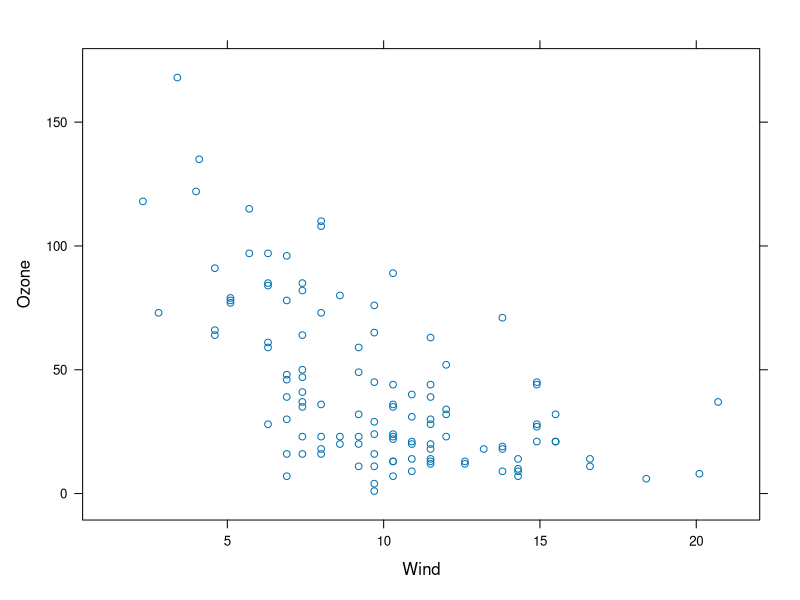
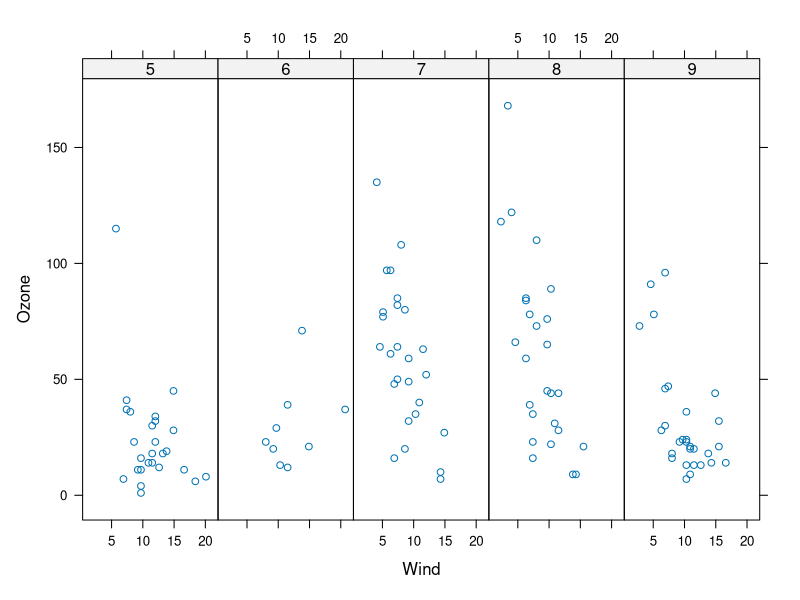
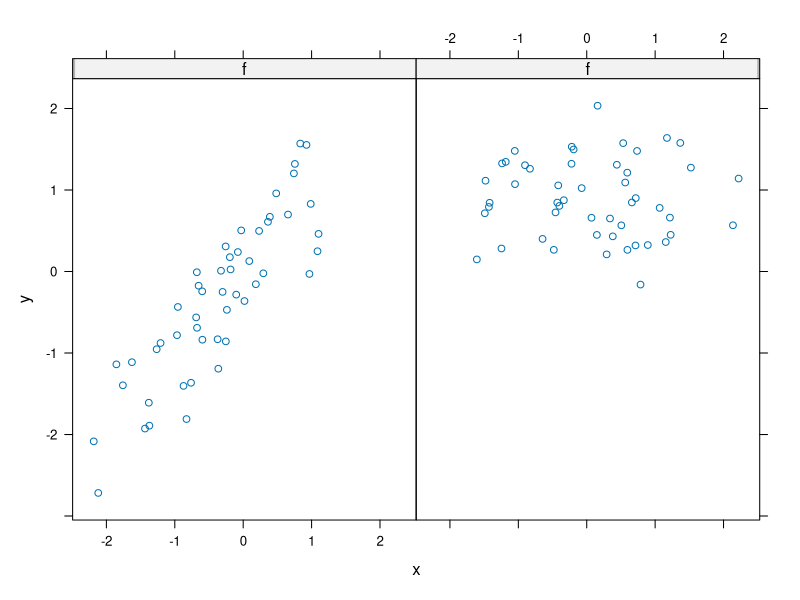
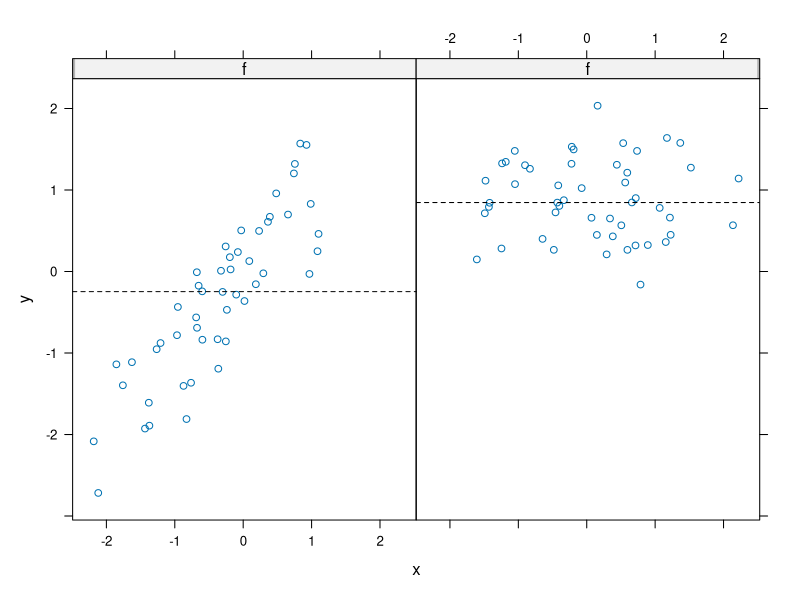
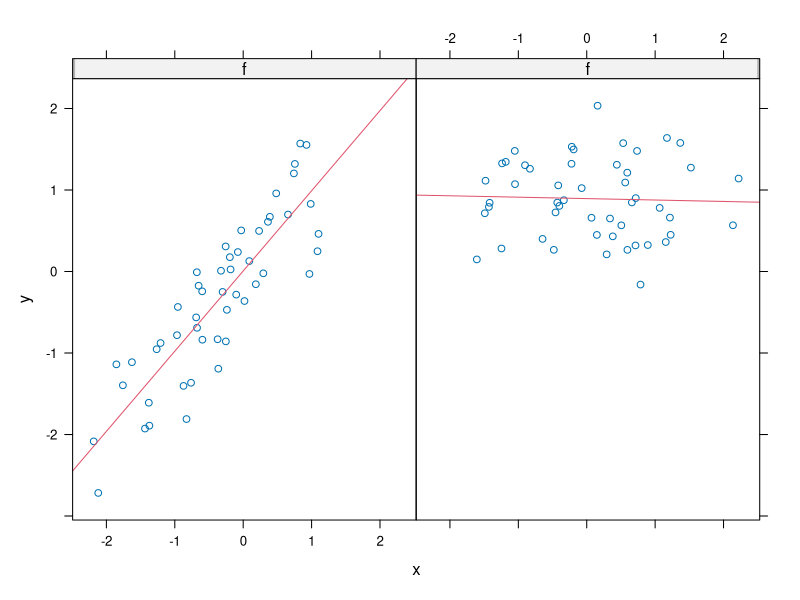

Here is the R script that generated these plots, in order:
# lattice

library(lattice)
library(datasets)

## simple scatter plot
xyplot(Ozone ~ Wind, data = airquality)

airquality <- transform(airquality, Month = factor(Month))
xyplot(Ozone ~ Wind | Month, data = airquality, layout = c(5,1))

## lattice Panel Functions

set.seed(10)
x <- rnorm(100)
f <- rep(0:1, each = 50)
y <- x + f - f * x + rnorm(100, sd = 0.5)
f < factor(f, labels = c("Group1", "Group2"))
xyplot(y ~ x | f, layout = c(2,1))

#custome panel function
xyplot(y ~ x | f, panel = function(x,y,...) {
    panel.xyplot(x,y,...) ## first call the default panel function for 'xyplot
    panel.abline(h=median(y), lty =2) ## add horizontal line at the median
})

#custome panel function
xyplot(y ~ x | f, panel = function(x,y,...) {
    panel.xyplot(x,y,...) ## first call the default panel function for 'xyplot
    panel.lmline(x , y, col = 2) ## overlay simple regression line
})